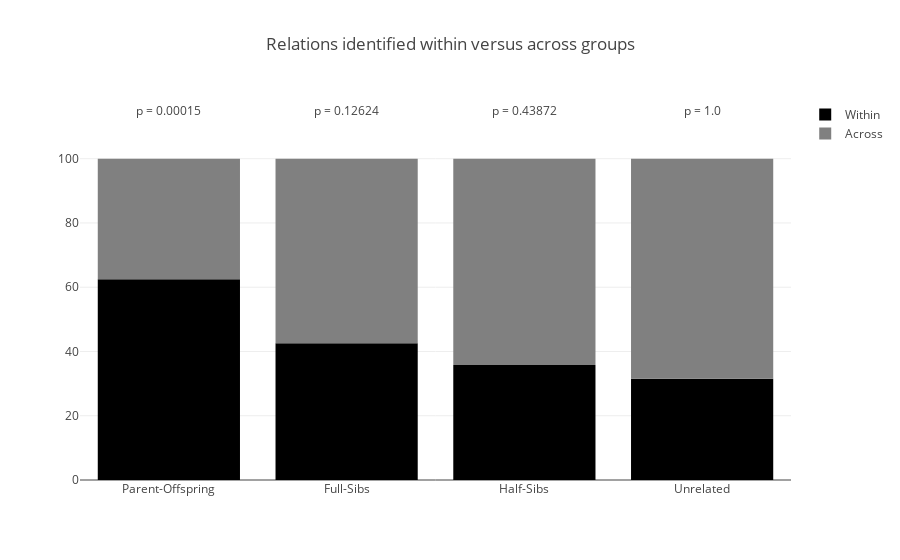

The notebook cell this image was saved under:
### Code cell
### We're intersted in PO and FS relationships.
from scipy.stats import binom


Inter= ['PO','FS','HS','U']

global_prop= sum(Group_share_vector) / len(Group_share_vector)
obs_global= [1-global_prop,global_prop]
expected= [0.644,0.356]
#expected= obs_global

Annote= []
conf_int= recursively_default_dict()

for z in Inter:
    Prop= len([x for x in range(len(Par_vector)) if Par_vector[x] == z and Group_share_vector[x] ==1])
    Size= float(len([x for x in Par_vector if x == z]))
    
    P_more= 1 - binom.cdf(Prop,Size,expected[1])
    conf_int[z]= P_more
    Annote.append(dict(
        #xref= z,
        xref= "x",
        x= Inter.index(z),
        y= 115,
        text= 'p = {}'.format(round(P_more,5)),
        showarrow= False
    ))


    
fig_within= [go.Bar(
    x= ['Parent-Offspring','Full-Sibs','Half-Sibs','Unrelated'],
    y= [len([x for x in range(len(Par_vector)) if Par_vector[x] == z and Group_share_vector[x] ==i]) * 100 / float(len([x for x in Par_vector if x == z])) for z in Inter],
    name= ['Across','Within'][i],
    marker= dict(
        color= ['black','grey'][1-i]
    ),
    opacity= 1
) for i in [1,0]]

layout = go.Layout(
    title= 'Relations identified within versus across groups',
    barmode='relative'
)

layout["annotations"] = Annote

fig = go.Figure(data=fig_within, layout=layout) 
iplot(fig)

### Figure 1 — Plotly figure (JSON) as saved in the notebook; plotly's stock layout.template omitted (floating-point values rounded to 4 significant figures)
{"data": [{"marker": {"color": "black"}, "name": "Within", "opacity": 1, "type": "bar", "uid": "8296abe6-0ec9-4d2f-b90e-4964d0f3771b", "x": ["Parent-Offspring", "Full-Sibs", "Half-Sibs", "Unrelated"], "y": [62.5, 42.55, 35.83, 31.47]}, {"marker": {"color": "grey"}, "name": "Across", "opacity": 1, "type": "bar", "uid": "6a901118-a59d-4554-a05c-aa3a794f8389", "x": ["Parent-Offspring", "Full-Sibs", "Half-Sibs", "Unrelated"], "y": [37.5, 57.45, 64.17, 68.53]}], "layout": {"annotations": [{"showarrow": false, "text": "p = 0.00015", "x": 0, "xref": "x", "y": 115}, {"showarrow": false, "text": "p = 0.12624", "x": 1, "xref": "x", "y": 115}, {"showarrow": false, "text": "p = 0.43872", "x": 2, "xref": "x", "y": 115}, {"showarrow": false, "text": "p = 1.0", "x": 3, "xref": "x", "y": 115}], "barmode": "relative", "title": "Relations identified within versus across groups"}}
